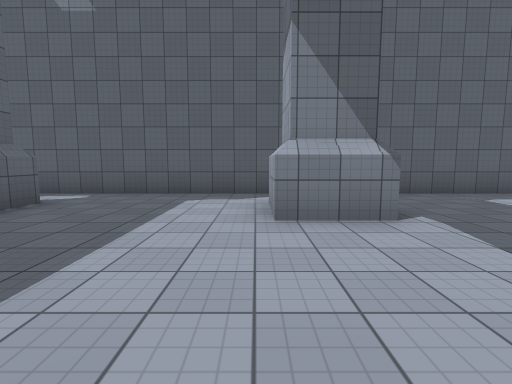
view 1 (above)

19 first-person views from a walk through a 3-D level made in the Unity game engine. The camera is 1.4 m above the floor, tilts 6° down and sees 85° across. The floor is counted in squares, 2 m on a side. Each view is taken from the middle of a square. On the plan, view 1 faces up. The plan holds only what a view shows up to about 9 squares ahead; the rest is blank. The place goes on beyond the plan. The player character is not drawn. Some animated figures are not drawn. Surface patterns are stand-ins for the level's own textures.

view 2
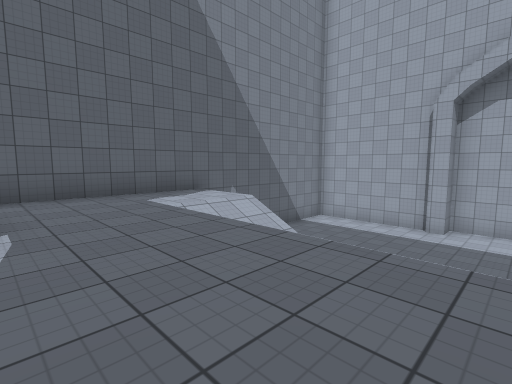

view 3
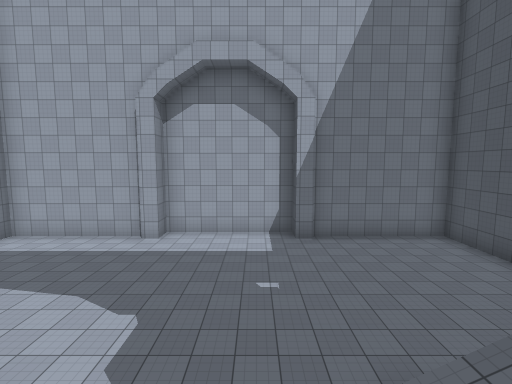

view 4
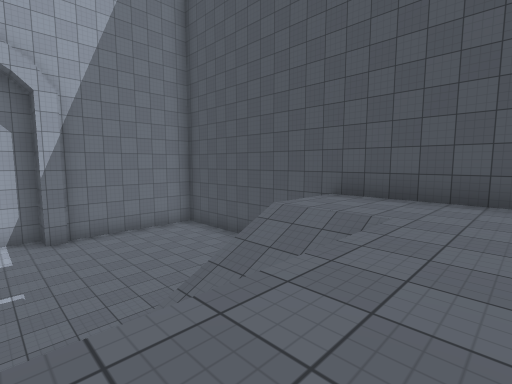

view 5
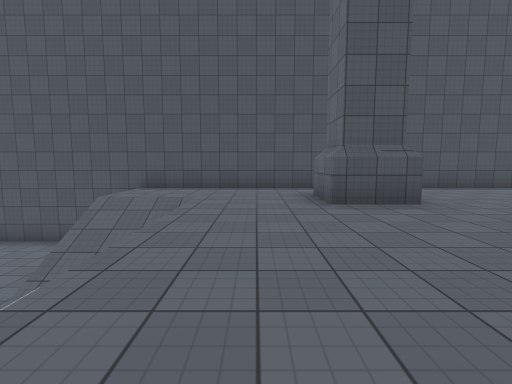

view 6
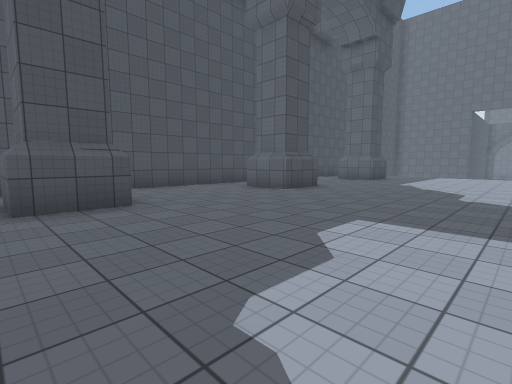

view 7
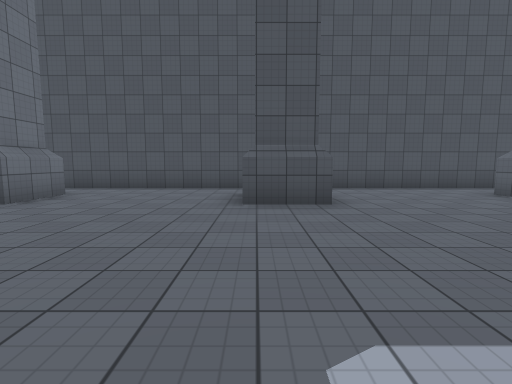

view 8
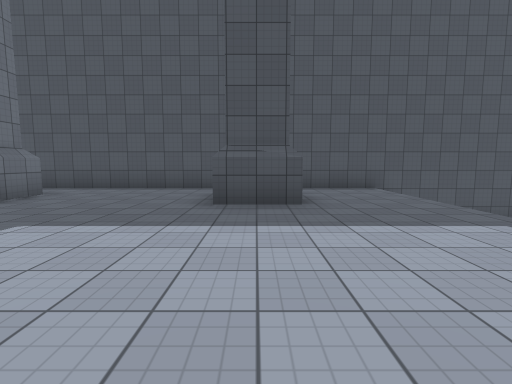

view 9
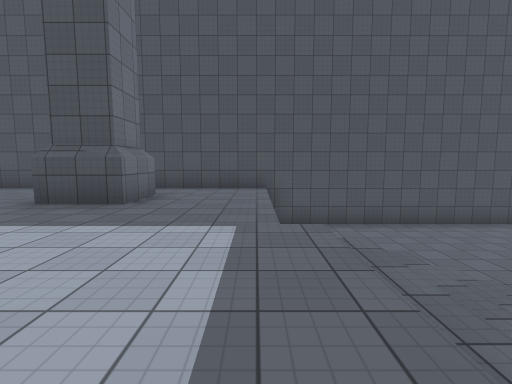

view 10
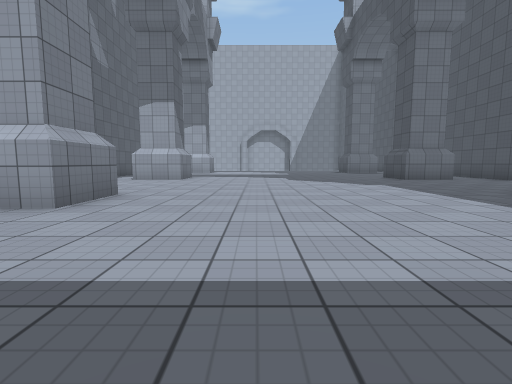

view 11
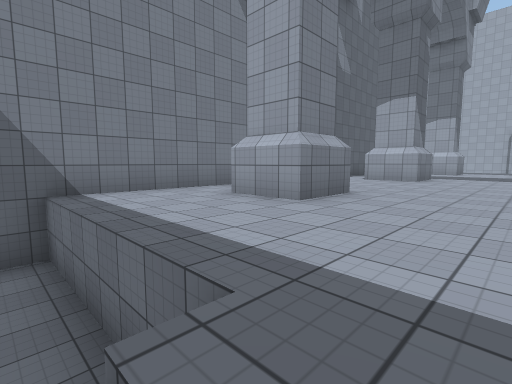

view 12
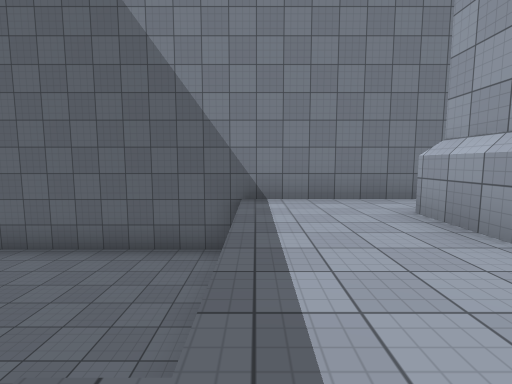

view 13
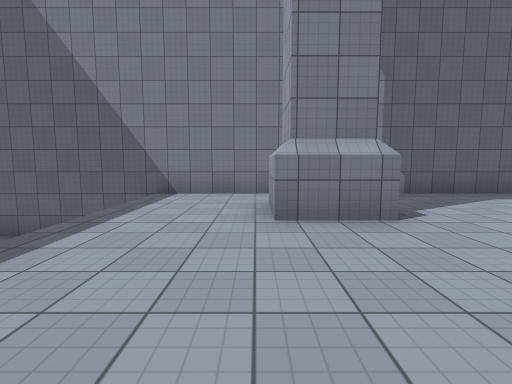

view 14
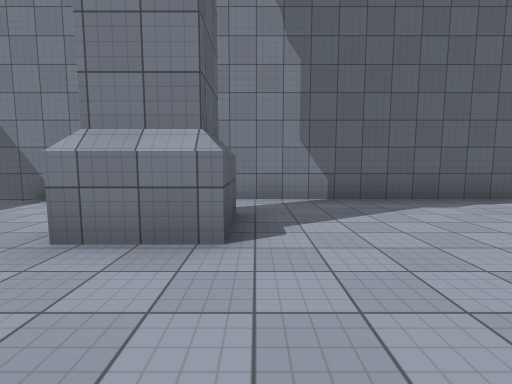

view 15
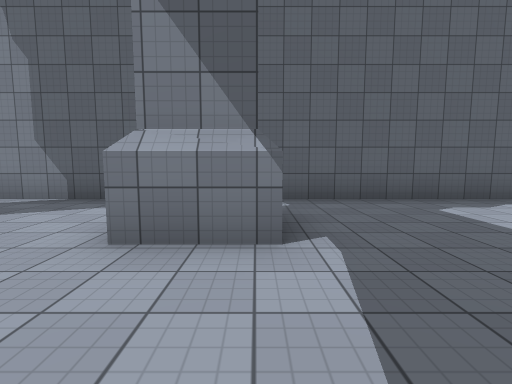

view 16
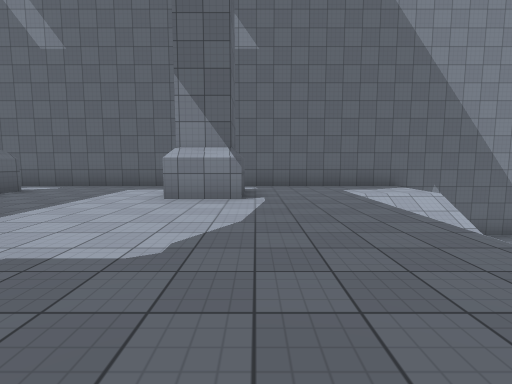

view 17
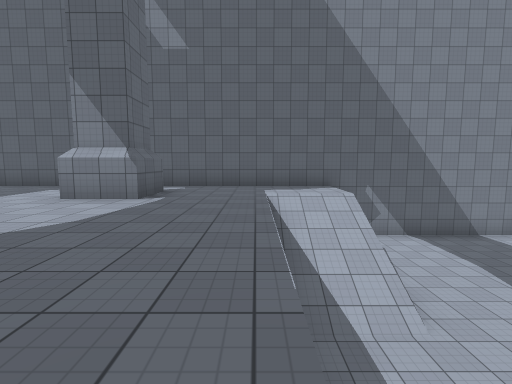

view 18
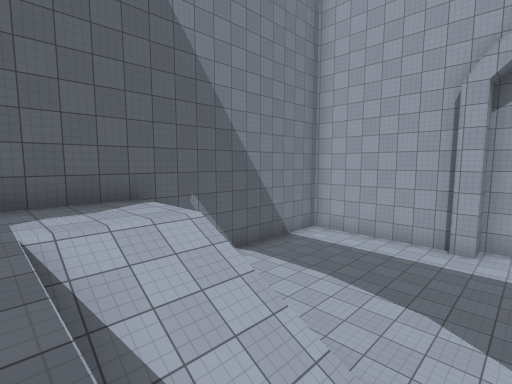

view 19
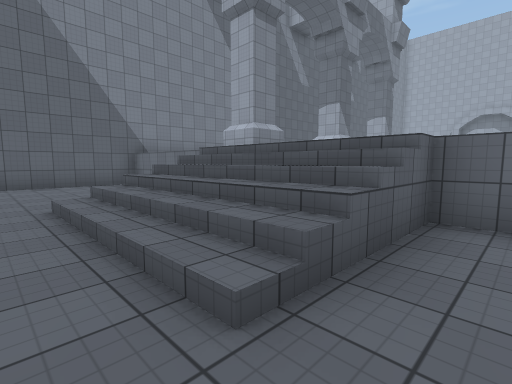

### Floor plan
Key: @ floor where view 1 was taken; # wall or solid block; . main floor; - floor 2 m lower than the main floor; _ floor 3 m lower than the main floor; / step, stairs or slope.
Columns run from 17 left of view 1 to 13 right of it. Each row starts with its distance up from view 1.
  7 ###############################
  6 ----....................______#
  5 ----....................______#
  4 ----...#....##....#..///______#
  3 ----..................//______#
  2 -///..................//_____##
  1 -///..................________#
  0 -///.............@....  ______#
 -1 -///..................  ______#
 -2 -///.................. /_____##
 -3 ----..................//______#
 -4 --  ...#....##....#..///______#
 -5 --- ...#....##....#..... _____#
 -6 --- .................... _____#
 -7 ###############################

Positions as (right, up) in squares from view 1, and headings:
1: (0, 0), facing up
2: (2, 0), facing up-right
3: (4, -1), facing right
4: (3, -1), facing down-right
5: (3, 1), facing down
6: (2, 1), facing down-left
7: (-4, 1), facing down
8: (-10, 1), facing down
9: (-13, 1), facing down
10: (-14, 1), facing right
11: (-14, 1), facing up-right
12: (-13, 1), facing up
13: (-11, 0), facing up
14: (-9, 1), facing up
15: (-4, 1), facing up
16: (2, -2), facing up
17: (4, -2), facing up
18: (4, 1), facing up-right
19: (-17, -3), facing up-right
